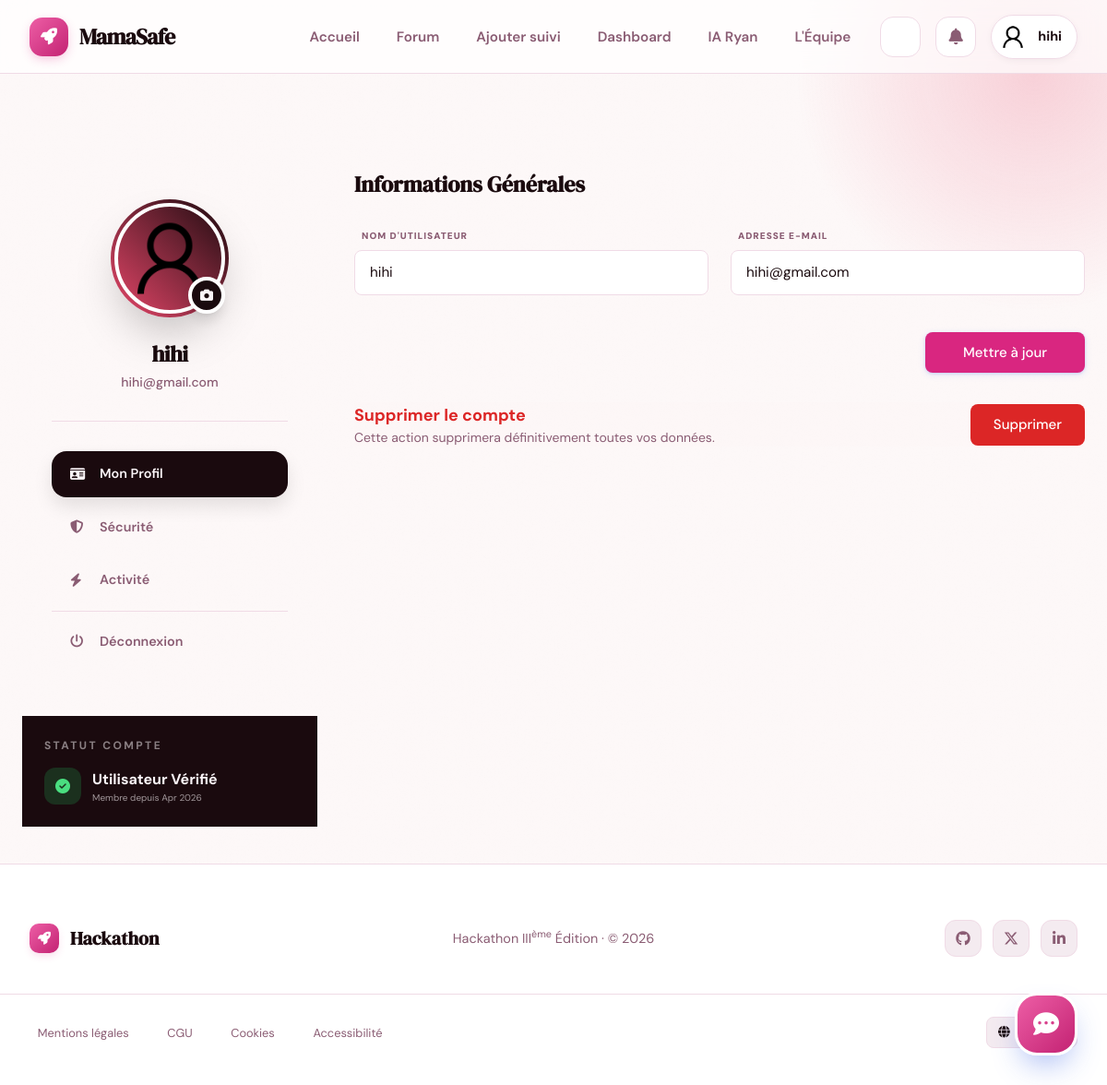
Page /profile/ (signed in) on the committed database.
### Users/models.py (models this page shows, shortened)
class User(AbstractUser):
    GROUPE_SANGUIN_CHOIX = [
        ('A+', 'A+'), ('A-', 'A-'),
        ('B+', 'B+'), ('B-', 'B-'),
        ('AB+', 'AB+'), ('AB-', 'AB-'),
        ('O+', 'O+'), ('O-', 'O-'),
    ]
    is_admin_user = models.BooleanField(default=False)
    is_customer = models.BooleanField(default=True)
    age = models.PositiveIntegerField(null=True, blank=True, help_text="25")
    date_dernieres_regles = models.DateField(null=True, blank=True, help_text="Date des dernières règles)")
    date_prevue_accouchement = models.DateField(null=True, blank=True)
    taille = models.PositiveIntegerField(null=True, blank=True, help_text="En cm")
    poids_initial = models.FloatField(null=True, blank=True, help_text="En kg")
    groupe_sanguin = models.CharField(
        null=True,
        blank=True,
        max_length=5,
        choices=GROUPE_SANGUIN_CHOIX
    )
    antecedents_medicaux = models.TextField(null=True, blank=True)
    nombre_grossesses_precedentes = models.PositiveIntegerField(default=0, blank=True)
    photo = models.ImageField(
        upload_to="profile_pictures/",
        default="profile_pictures/default.png",
        blank=True,
        null=True,
    )
    def notifications_non_lues(self):
        return self.notifications.filter(is_read=False).order_by("-created_at")
    def nombre_notifications_non_lues(self):
        return self.notifications.filter(is_read=False).count()

### Users/views.py (the view)
# urls.py: path("profile/", views.profile, name="profile"),
@login_required
def profile(request):
    return render(request, "dashboard/user/profile.html")

### templates/dashboard/user/profile.html (shortened to what this page needs)
{% extends "Base/base.html" %}
{% block content %}
<div class="max-w-6xl mx-auto py-10">
    <div class="flex flex-col md:flex-row gap-10">
        <aside class="w-full md:w-80 space-y-6">
            <div class="cool-card !p-8 text-center">
                <div class="relative inline-block mb-6">
                    <div class="w-32 h-32 rounded-full p-1 bg-gradient-to-tr from-[var(--accent)] to-[var(--ink)] shadow-2xl">
                        {% if user.photo %}
                            <img src="{{ user.photo.url }}" class="w-full h-full rounded-full object-cover border-4 border-[var(--surface)]" alt="{{ user.username }}">
                        {% else %}
                            <div class="w-full h-full rounded-full bg-[var(--surface)] flex items-center justify-center text-4xl font-serif-display text-[var(--ink)] border-4 border-[var(--surface)]">
                                {{ user.username|first|upper }}
                            </div>
                        {% endif %}
                    </div>
                    <button onclick="openAvatarModal()" class="absolute bottom-1 right-1 w-10 h-10 bg-[var(--ink)] text-[var(--paper)] rounded-full border-4 border-[var(--surface)] flex items-center justify-center hover:bg-[var(--accent)] transition-colors shadow-lg">
                        <i class="fas fa-camera text-sm"></i>
                    </button>
                </div>
                <h2 class="text-2xl font-bold text-[var(--ink)] font-serif-display tracking-tight">{{ user.username }}</h2>
                <p class="text-[var(--muted)] text-sm mt-1 font-medium">{{ user.email }}</p>
                <div class="mt-8 pt-8 border-t border-[var(--line)] space-y-2">
                    <button class="profile-nav-item active" onclick="showTab('info', this)">
                        <i class="fas fa-id-card w-5"></i> Mon Profil
                    </button>
                    <button class="profile-nav-item" onclick="showTab('security', this)">
                        <i class="fas fa-shield-halved w-5"></i> Sécurité
                    </button>
                    <button class="profile-nav-item" onclick="showTab('activity', this)">
                        <i class="fas fa-bolt w-5"></i> Activité
                    </button>
                    <div class="h-px bg-[var(--line)] my-4"></div>
                    <a href="{% url 'users:deconnexion' %}" class="profile-nav-item danger">
                        <i class="fas fa-power-off w-5"></i> Déconnexion
                    </a>
                </div>
            </div>
            <div class="cool-card !p-6 bg-[var(--ink)] text-[var(--paper)]">
                <p class="text-xs font-bold uppercase tracking-[0.2em] opacity-50 mb-4">Statut Compte</p>
                <div class="flex items-center gap-3">
                    <div class="w-10 h-10 rounded-xl bg-green-500/20 text-green-400 flex items-center justify-center">
                        <i class="fas fa-check-circle"></i>
                    </div>
                    <div>
                        <div class="font-bold">Utilisateur Vérifié</div>
                        <div class="text-[10px] opacity-60">Membre depuis {{ user.date_joined|date:"M Y" }}</div>
                    </div>
                </div>
            </div>
        </aside>
        <div class="flex-1 space-y-8">
            <div id="tab-info" class="tab-panel active">
                <div class="cool-card">
                    <h3 class="text-2xl font-bold text-[var(--ink)] font-serif-display mb-8">Informations Générales</h3>
                    <form method="post" action="{% url 'users:modifier_profil' %}" class="space-y-6">
                        <div class="grid md:grid-cols-2 gap-6">
                            <div class="space-y-2">
                                <label class="text-[10px] font-black text-[var(--muted)] uppercase tracking-widest ml-2">Nom d'utilisateur</label>
                                <input type="text" name="username" value="{{ user.username }}" class="cool-input" required>
                            </div>
                            <div class="space-y-2">
                                <label class="text-[10px] font-black text-[var(--muted)] uppercase tracking-widest ml-2">Adresse E-mail</label>
                                <input type="email" name="email" value="{{ user.email }}" class="cool-input" required>
                            </div>
                        </div>
                        <div class="pt-4 flex justify-end">
                            <button type="submit" class="btn btn-primary px-10">Mettre à jour</button>
                        </div>
                    </form>
                </div>
                <div class="mt-8 cool-card border-red-100 bg-red-50/10">
                    <div class="flex items-center justify-between">
                        <div>
                            <h4 class="text-lg font-bold text-red-600">Supprimer le compte</h4>
                            <p class="text-sm text-[var(--muted)]">Cette action supprimera définitivement toutes vos données.</p>
                        </div>
                        <button onclick="confirmDelete()" class="btn btn-danger">Supprimer</button>
                    </div>
                </div>
            </div>
        </div>
    </div>
</div>
{% endblock %}

### templates/Base/base.html (shortened to what this page needs)
<html lang="fr" data-theme="light">
    <head>
        <script src="https://cdn.tailwindcss.com"></script>
        <link
            rel="stylesheet"
            href="https://cdnjs.cloudflare.com/ajax/libs/font-awesome/6.5.0/css/all.min.css"
        />
        {% load static %}
        <link rel="stylesheet" href="{% static 'css/style.css' %}" />
    </head>
    <body>
        <header role="banner">
            <nav
                class="navbar"
                role="navigation"
                aria-label="Navigation principale"
            >
                <div class="navbar-inner">
                    <a
                        href="{% url 'users:landing' %}"
                        class="logo"
                        aria-label="Hackathon — Accueil"
                    >
                        <div class="logo-mark"><i class="fas fa-rocket" aria-hidden="true"></i></div>
                        <span class="logo-text">MamaSafe</span>
                    </a>
                    <ul class="nav-links desktop-nav" role="list">
                        <li><a href="{% url 'users:landing' %}" {% if request.path == '/' %}aria-current="page"{% endif %}>Accueil</a></li>
                        <li>
                            <a
                                href="{% url 'forum:question_list' %}"
                                onclick="if (!{{ user.is_authenticated|lower }}) { alert('Il faudra se connecter pour accéder à cette page.'); return false; }"
                                >Forum</a
                            >
                        </li>
                        <li>
                            <a
                                href="{% url 'pregancy:ajouter_suivi' %}"
                                onclick="if (!{{ user.is_authenticated|lower }}) { alert('Il faudra se connecter pour accéder à cette page.'); return false; }"
                                >Ajouter suivi</a
                            >
                        </li>
                        <li>
                            <a
                                href="{% url 'pregancy:dashboard' %}"
                                onclick="if (!{{ user.is_authenticated|lower }}) { alert('Il faudra se connecter pour accéder à cette page.'); return false; }"
                                >Dashboard</a
                            >
                        </li>
                        {% if user.is_authenticated %}
                        <li><a href="{% url 'users:chat_home' %}" {% if '/chat/' in request.path %}aria-current="page"{% endif %}>IA Ryan</a></li>
                        {% endif %}
                        <li><a href="{% url 'users:about' %}" {% if '/about/' in request.path %}aria-current="page"{% endif %}>L'Équipe</a></li>
                    </ul>
                    <div class="nav-actions desktop-nav">
                        <button
                            class="theme-btn"
                            id="theme-toggle"
                            aria-label="Changer le thème"
                        >
                        </button>
                        {% if user.is_authenticated %}
                        <div class="relative" id="notif-wrapper">
                            <button
                                class="nav-icon-btn"
                                id="notif-btn"
                                aria-haspopup="true"
                                aria-expanded="false"
                                aria-controls="notif-dropdown"
                                aria-label="Notifications — {% if user.nombre_notifications_non_lues > 0 %}{{ user.nombre_notifications_non_lues }} non lues{% else %}aucune nouvelle{% endif %}"
                            >
                                <i class="fas fa-bell" aria-hidden="true"></i>
                            </button>
                        </div>
                        <a href="{% url 'users:profile' %}" class="user-pill" {% if '/profile/' in request.path %}aria-current="page"{% endif %}>
                            {% if user.photo %}
                            <img
                                src="{{ user.photo.url }}"
                                class="avatar"
                                alt="{{ user.username }}"
                            />
                            {% else %}
                            <div class="avatar-initials">
                                {{ user.username|first|upper }}
                            </div>
                            {% endif %}
                            <span class="user-name">{{ user.username }}</span>
                        </a>
                        {% endif %}
                    </div>
                </div>
            </nav>
        </header>
        <main id="main-content" class="main">{% block content %}{% endblock %}</main>
        <footer role="contentinfo">
            <div class="footer-inner">
                <div class="footer-brand">
                    <div class="footer-mark"><i class="fas fa-rocket" aria-hidden="true"></i></div>
                    <span class="footer-brand-name">Hackathon</span>
                </div>
                <p class="footer-copy">
                    Hackathon III<sup>ème</sup> Édition · © 2026
                </p>
                <div class="footer-links" role="list">
                    <a href="https://github.com" aria-label="GitHub" target="_blank" rel="noopener noreferrer">
                        <i class="fab fa-github" aria-hidden="true"></i>
                    </a>
                    <a href="https://twitter.com" aria-label="Twitter" target="_blank" rel="noopener noreferrer">
                        <i class="fab fa-x-twitter" aria-hidden="true"></i>
                    </a>
                    <a href="https://linkedin.com" aria-label="LinkedIn" target="_blank" rel="noopener noreferrer">
                        <i class="fab fa-linkedin-in" aria-hidden="true"></i>
                    </a>
                </div>
            </div>
            <div class="footer-bottom">
                <ul class="footer-legal" role="list">
                    <li><a href="#">Mentions légales</a></li>
                    <li><a href="#">CGU</a></li>
                    <li><a href="#">Cookies</a></li>
                    <li><a href="#">Accessibilité</a></li>
                </ul>
                <button class="footer-lang" aria-label="Changer de langue — Français sélectionné">
                    <i class="fas fa-globe" aria-hidden="true"></i>
                    <span>Français</span>
                </button>
            </div>
        </footer>
        {% if user.is_authenticated and "/chat/" not in request.path %}
        <div class="chat-widget">
            <button
                class="chat-bubble"
                id="chat-trigger"
                onclick="toggleWidget()"
                aria-expanded="false"
                aria-controls="chat-panel"
                aria-label="Ouvrir le chat"
            >
                <i class="fas fa-comment-dots" id="widget-icon"></i>
            </button>
        </div>
        {% endif %} {% block extra_scripts %}{% endblock %}
    </body>
</html>

### rows in the picture
User: photo (placeholder picture), username "hihi", email "hihi@gmail.com", date_joined "Apr 2026"
